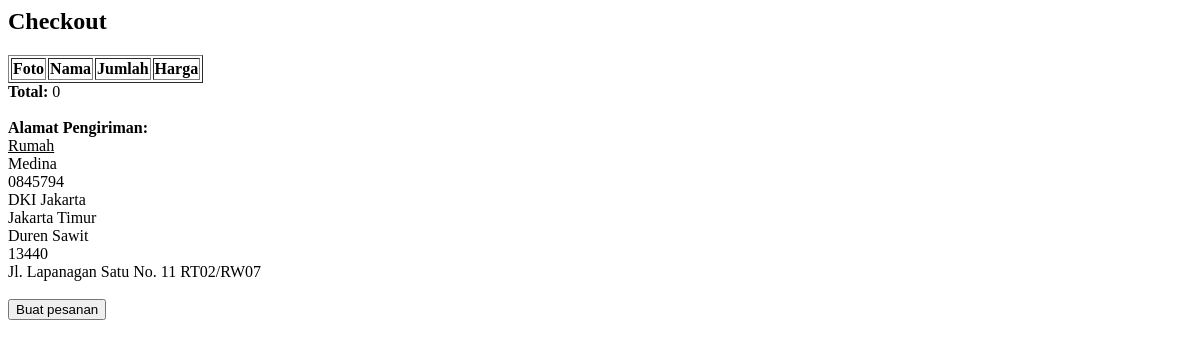
/checkout.php (signed in), run on an earlier commit of the app's database.
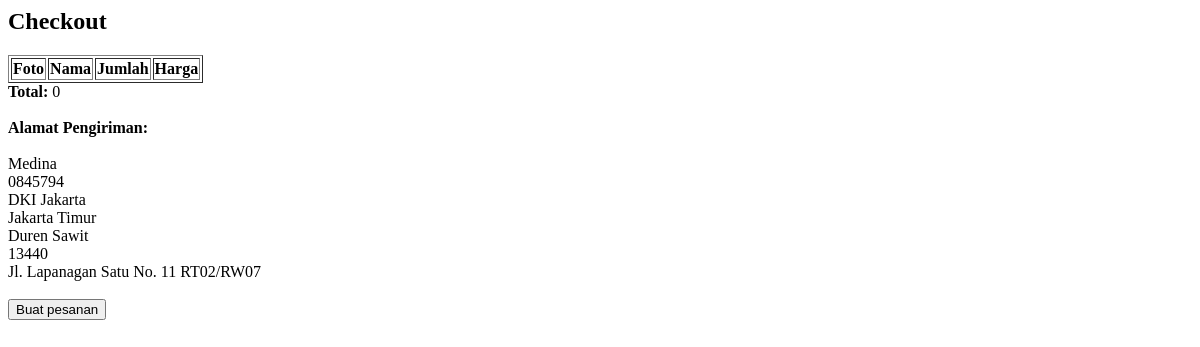
And on a later commit of the database.
### tables this page shows
CREATE TABLE `alamat` (
  `id_alamat` bigint(20) UNSIGNED NOT NULL,
  `id_user` bigint(20) UNSIGNED NOT NULL,
  `nama_alamat` varchar(30) NOT NULL,
  `penerima_alamat` varchar(64) NOT NULL,
  `telp_alamat` varchar(64) NOT NULL,
  `provinsi_alamat` varchar(30) NOT NULL,
  `kabkot_alamat` varchar(100) NOT NULL,
  `kec_alamat` varchar(100) NOT NULL,
  `kel_alamat` varchar(100) NOT NULL,
  `kodepos_alamat` char(5) NOT NULL,
  `detail_alamat` varchar(64) NOT NULL
);

### checkout.php (the view, shortened to what this page needs)
<?php
include('koneksi.php');
	if($_SESSION['id_user']!=NULL){
		$iduser = $_SESSION["id_user"];
	} else {
		header("Location:form_login.php");
}
?>
<html>
    <head>
    </head>
    <body>
    <h2>Checkout</h2>
     <form method="post" action="" enctype="multipart/form-data"><form method="post" action="" enctype="multipart/form-data">
            <table border="1">
                <tr>
                    <th>Foto</th>
                    <th>Nama</th>
                    <th>Jumlah</th>
                    <th>Harga</th>
                </tr>
                <?php
                $total = 0;
                        ?>
            </table>
            <b>Total: </b> <?php echo $total; ?> </br>
            <b>Alamat Pengiriman:</b></br>
            <?php
                $query = mysqli_query($koneksi, "SELECT * FROM alamat WHERE id_user=$iduser");
                $dataalamat = mysqli_fetch_array($query);
                echo "<u>".$dataalamat['nama_alamat']."</u></br>";
                echo $dataalamat['penerima_alamat']."</br>";
                echo $dataalamat['telp_alamat']."</br>";
                echo $dataalamat['provinsi_alamat']."</br>";
                echo $dataalamat['kabkot_alamat']."</br>";
                echo $dataalamat['kec_alamat']."</br>";
                echo $dataalamat['kodepos_alamat']."</br>";
                echo $dataalamat['detail_alamat']."</br>";
            ?>
            <input type="submit" value="Buat pesanan" name="pesan" />
    </form>
    </body>
</html>

What changed in the data, as far as the page shows it:
changed alamat "Medina": nama_alamat "Rumah" → (not shown)
